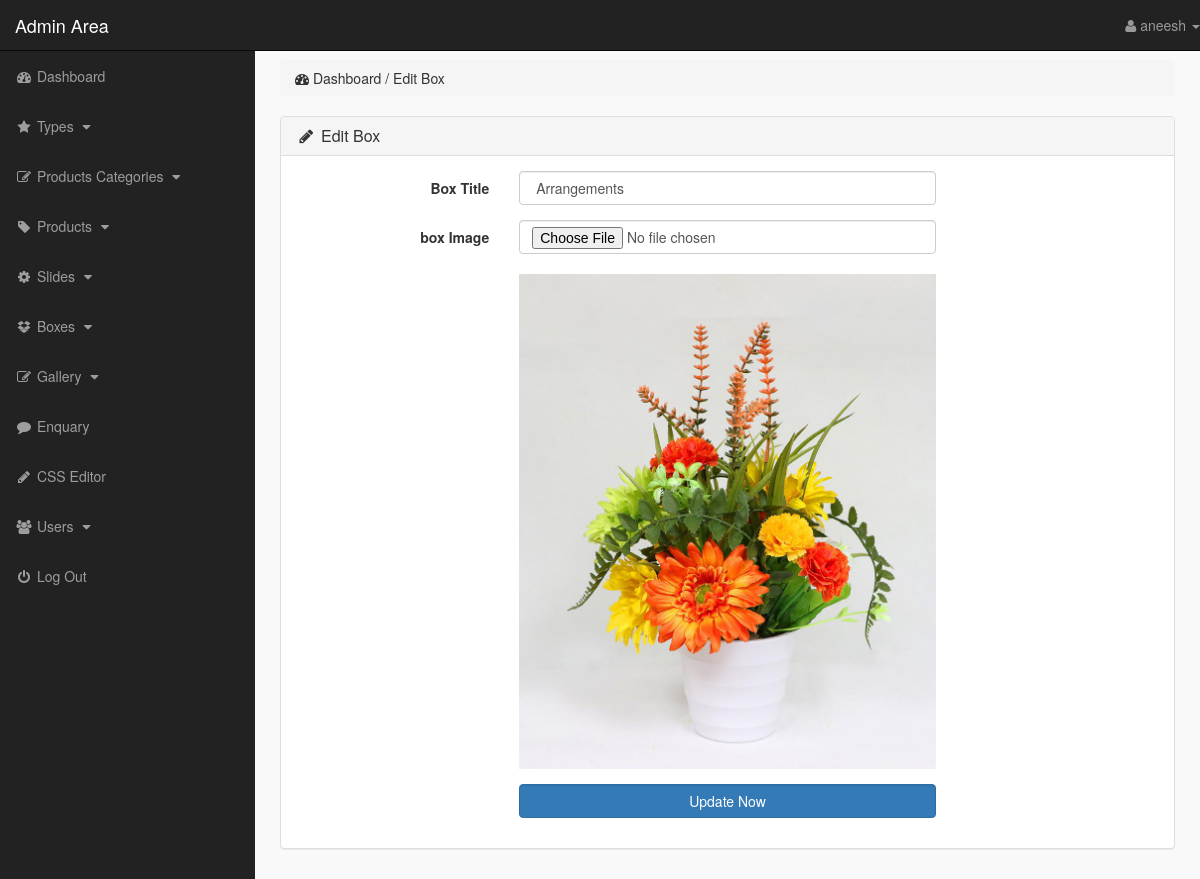
/admin/index.php?edit_box=7 (signed in), run on the app's committed database.
### tables this page shows
CREATE TABLE `boxes_section` (
  `box_id` int(10) NOT NULL,
  `box_title` text NOT NULL,
  `box_image` text DEFAULT NULL
);

### admin/edit_box.php (the view, shortened to what this page needs)
<?php
    if(!isset($_SESSION['admin_email'])){
        echo "<script>window.open('login.php','_self')</script>";
    }else{
?>
<?php
    if(isset($_GET['edit_box'])){
        $edit_box_id = $_GET['edit_box'];
        $edit_box_query = "select * from boxes_section where box_id='$edit_box_id'";
        $run_edit_box = mysqli_query($con,$edit_box_query);
        $row_edit_box = mysqli_fetch_array($run_edit_box);
        $box_title = $row_edit_box['box_title'];
        $box_image = $row_edit_box['box_image'];
    }
?>
<div class="row">
    <div class="col-lg-12">
        <ol class="breadcrumb">
            <li>
                <i class="fa fa-dashboard"></i> Dashboard / Edit Box
            </li>
        </ol>
    </div>
</div>
<div class="row">
    <div class="col-lg-12">
        <div class="panel panel-default">
            <div class="panel-heading">
                <h3 class="panel-title">
                    <i class="fa fa-pencil fa-fw"></i> Edit Box
                </h3>
            </div>
            <div class="panel-body">
                <form action="" class="form-horizontal" method="post" enctype="multipart/form-data">
                    <div class="form-group">
                        <label for="" class="control-label col-md-3">
                            Box Title
                        </label>
                        <div class="col-md-6">
                            <input value=" <?php echo $box_title; ?> " name="box_title" type="text" class="form-control">
                        </div>
                    </div>
                     <div class="form-group">
                        <label for="" class="control-label col-md-3">
                            box Image
                        </label>
                        <div class="col-md-6">
                            <input type="file" name="box_image" class="form-control">
                            <br/>
                            <img src="box_image/<?php echo $box_image; ?>" class="img-responsive">
                        </div>
                    </div>
                 <div class="form-group">
                        <label for="" class="control-label col-md-3"></label>
                        <div class="col-md-6">
                            <input type="submit" name="update_box" value="Update Now" class="btn btn-primary form-control">
                        </div>
                    </div>
                </form>
            </div>
        </div>
    </div>
</div>
<?php } ?>

### admin/includes/sidebar.php (shortened to what this page needs)
<?php
    if(!isset($_SESSION['admin_email'])){
        echo "<script>window.open('login.php','_self')</script>";
    }else{
?>
<nav class="navbar navbar-inverse navbar-fixed-top">
    <div class="navbar-header">
        <a href="index.php?dashboard" class="navbar-brand">Admin Area</a>
    </div>
    <ul class="nav navbar-right top-nav">
        <li class="dropdown">
            <a href="#" class="dropdown-toggle" data-toggle="dropdown">
                <i class="fa fa-user"></i> <?php echo $admin_name;  ?> <b class="caret"></b>
            </a>
        </li>
    </ul>
    <div class="collapse navbar-collapse navbar-ex1-collapse">
        <ul class="nav navbar-nav side-nav">
            <li>
                <a href="index.php?dashboard">
                        <i class="fa fa-fw fa-dashboard"></i> Dashboard
                </a>
            </li>
            <li>
                <a href="#" data-toggle="collapse" data-target="#manufacturer">
                        <i class="fa fa-fw fa-star"></i> Types
                        <i class="fa fa-fw fa-caret-down"></i>
                </a>
            </li>
            <li>
                <a href="#" data-toggle="collapse" data-target="#p_cat">
                        <i class="fa fa-fw fa-edit"></i> Products Categories
                        <i class="fa fa-fw fa-caret-down"></i>
                </a>
            </li>
                     <li>
                <a href="#" data-toggle="collapse" data-target="#products">
                        <i class="fa fa-fw fa-tag"></i> Products
                        <i class="fa fa-fw fa-caret-down"></i>
                </a>
            </li>
            <li>
                <a href="#" data-toggle="collapse" data-target="#slides">
                        <i class="fa fa-fw fa-gear"></i> Slides
                        <i class="fa fa-fw fa-caret-down"></i>
                </a>
            </li>
            <li>
                <a href="#" data-toggle="collapse" data-target="#boxes">
                        <i class="fa fa-fw fa-dropbox"></i> Boxes
                        <i class="fa fa-fw fa-caret-down"></i>
                </a>
            </li>
                     <li>
                <a href="#" data-toggle="collapse" data-target="#Gallery">
                        <i class="fa fa-fw fa-edit"></i> Gallery
                        <i class="fa fa-fw fa-caret-down"></i>
                </a>
            </li>
             <li>
                <a href="index.php?enquary">
                    <i class="fa fa-fw fa-comment"></i> Enquary
                </a>
            </li>
            <li>
                <a href="index.php?edit_css">
                    <i class="fa fa-fw fa-pencil"></i> CSS Editor
                </a>
            </li>
            <li>
                <a href="#" data-toggle="collapse" data-target="#users">
                        <i class="fa fa-fw fa-users"></i> Users
                        <i class="fa fa-fw fa-caret-down"></i>
                </a>
            </li>
            <li>
                <a href="logout.php">
                    <i class="fa fa-fw fa-power-off"></i> Log Out
                </a>
            </li>
        </ul>
    </div>
</nav>
<?php } ?>

### admin/css/style.css (style rules this page uses)
body { margin-top: 100px; }
@media (min-width: 768px) { body { margin-top: 50px; } }
.top-nav { 0 15px; }
.top-nav>li { float: left; display: inline-block; }
.top-nav>li>a { color: #999999; line-height: 20px; padding-top: 15px; padding-bottom: 15px; }
@media (min-width: 768px) { .side-nav { position: fixed; top: 51px; bottom: 0; width: 255px; overflow-y: auto; overflow-x: hidden; background-color: #222222; padding-bottom: 40px; border-radius: 0; } }
@media (min-width: 768px) { .side-nav>li>a { width: 255px; } }
.panel-body { border-radius: 5px; }

### data on the page
boxes_section: box_title "Arrangements", box_image (picture)

### other printed values
$admin_name "aneesh"
